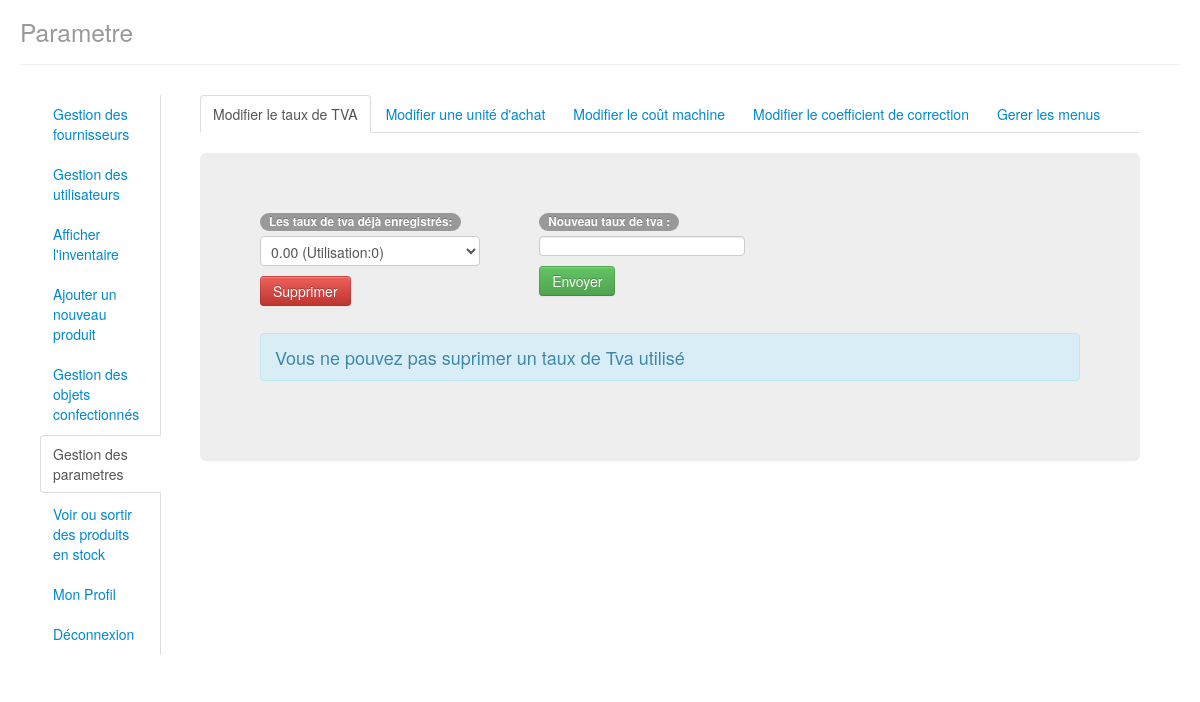
/parametre.php (signed in), run on the app's committed database.
### tables this page shows
CREATE TABLE IF NOT EXISTS `menu` (
  `Idtype` int(3) NOT NULL,
  `IdLien` int(3) NOT NULL,
  PRIMARY KEY (`Idtype`,`IdLien`),
  KEY `IdLien` (`IdLien`)
);

CREATE TABLE IF NOT EXISTS `lien` (
  `Id` int(3) NOT NULL AUTO_INCREMENT,
  `Adresse` char(30) NOT NULL,
  `Details` char(60) NOT NULL,
  PRIMARY KEY (`Id`)
);

### connexion.php (called while the page is built, shortened)
<?php
function connexion_base($annee)
{
    try
    {
        $bdd = new PDO('mysql:host=localhost;dbname='.$annee.'','root','') or die(print_r($bdd->errorInfo()));
        $bdd->setAttribute(PDO::ATTR_ERRMODE, PDO::ERRMODE_EXCEPTION);
        $bdd->exec('SET NAMES utf8');
        return $bdd;
    }
    catch(Exception $e)
    {
        die('erreur: ' . $e->getMessage());
    }
}
?>

### menu.class.php (called while the page is built, shortened)
<?php
class Menu
{
    private  static $bdd;
    function __construct()
    {
        Menu::$bdd=connexion_base($_SESSION['annee']);
        Menu::$bdd->query("SET CHARACTER SET utf8");
    }
    function affiche_menu()
    {
        $req="SELECT * From typeuser INNER JOIN menu ON typeuser.Id=menu.Idtype INNER JOIN lien ON menu.IdLien=lien.Id WHERE typeuser.Id=".$_SESSION['type'].";" ;
        $rs = Menu::$bdd->query($req);
        return $result = $rs->fetchAll();
    }
}
?>

### tva.class.php (called while the page is built, shortened)
<?php
class Tva
{
    private  static $bdd;
    function __construct()
    {
        Tva::$bdd=connexion_base($_SESSION['annee']);
        Tva::$bdd->query("SET CHARACTER SET utf8");
    }
    function affiche_Tva()
    {
        $req="SELECT taux, tva.Id, count( detailsligneproduit.Id ) as utiliser
From Tva left join detailsligneproduit on  tva.Id=detailsligneproduit.Idtva
group by taux";
        $rs = Tva::$bdd->query($req);
        return $result = $rs->fetchAll();
    }
    }
?>

### parametre.php (the view, shortened to what this page needs)
<?php include('connexion.php');
include('tva.class.php');
$tvaP= new Tva();
$LesTva= $tvaP->affiche_Tva();
?>
<html>
    <head>
             <link rel="stylesheet"   media="screen" href="css/bootstrap-responsive.min.css">
        <link rel="stylesheet"   media="screen" href="css/bootstrap.min.css">
        <link rel="stylesheet" media="print" href="css/print.css" type="text/css">
    </head>
    <body>
        <div class="container-fluid">
            <div class="page-header">
                <h1><small>Parametre</small></h1>
                </div>
            <?php include('Menu.php');
           ?><div class="span12">
                <ul class="nav nav-tabs" id="profileTabs">
                    <li  class="active"><a href="./parametre.php">Modifier le taux de TVA</a></li>
                    <li><a href="./uniteAchat.php">Modifier une unité d'achat</a></li>
                    <li><a href="./coutMachine.php">Modifier le coût machine</a></li>
                    <li><a href="./coefCorrection.php">Modifier le coefficient de correction</a></li>
                    <li><a href="./gestionMenu.php">Gerer les menus</a></li>
                </ul>
                      <div class="hero-unit">
                      <div class="row-fluid">
                     <div class='span4'>
                         <label class="badge" for="tvaP">Les taux de tva déjà enregistrés:</label>
                 <form name="tvaSup" action="parametre.php" method="post">
                 <SELECT name="tvaSup" id="tvaP">
                  <?php
                 foreach ($LesTva as $unetva)
                     {
                     ?>
                        <option value='<?php echo $unetva['taux'] ?>'><?php echo $unetva['taux']." (Utilisation:".$unetva['utiliser'].")"?></option>
                     <?php }
                  ?>
                 </SELECT>
                     <button type="submit" class="btn btn-danger">Supprimer</button>
                     </form>
                     </div>
                      <div class='span4'>
                <form class="span3" name="tvanew" action="parametre.php" method="post">
                    <label class="badge" for="tva">Nouveau taux de tva :</label> <input type="text" name="tva" id="tva"/>
                    <button type="submit" class="btn btn-success">Envoyer</button>
                </form>
                </div>
                         <br><br><br><br>
            </div><div class="alert alert-info">Vous ne pouvez pas suprimer un taux de Tva utilisé</div>
        </div>
    </body>
</html>

### Menu.php (shortened to what this page needs)
<!DOCTYPE html>
<?php
include('menu.class.php');
?>
        <div class="menu">
<div class="span2 tabbable tabs-left full-height">
    <ul class='nav nav-tabs full-height' id="TabModal">
                    <?php
                    $page= pathinfo($_SERVER['PHP_SELF']);
                    $menu=new Menu();
                    $lesMenus=$menu->affiche_menu();
                    foreach ($lesMenus as $UnMenu)
                     {
                        ?><li <?php if($page['basename']==$UnMenu['Adresse']) {echo "class='active'";}?>><a href="<?php echo $UnMenu['Adresse']?>"><?php echo $UnMenu['Details']?></a></li>
                        <?php
                     }?>
                        <li><a href="deconnexion.php">Déconnexion</a></li>
    </ul>
</div>
        </div>

### data on the page
menu: IdLien.Details "Gestion des fournisseurs"
menu: IdLien.Details "Gestion des utilisateurs"
menu: IdLien.Details "Afficher l'inventaire"
menu: IdLien.Details "Ajouter un nouveau produit"
menu: IdLien.Details "Gestion des objets confectionnés"
menu: IdLien.Details "Gestion des parametres"
menu: IdLien.Details "Voir ou sortir des produits en stock"
menu: IdLien.Details "Mon Profil"

### other printed values
form field tvaSup "0.00 (Utilisation:0)"
